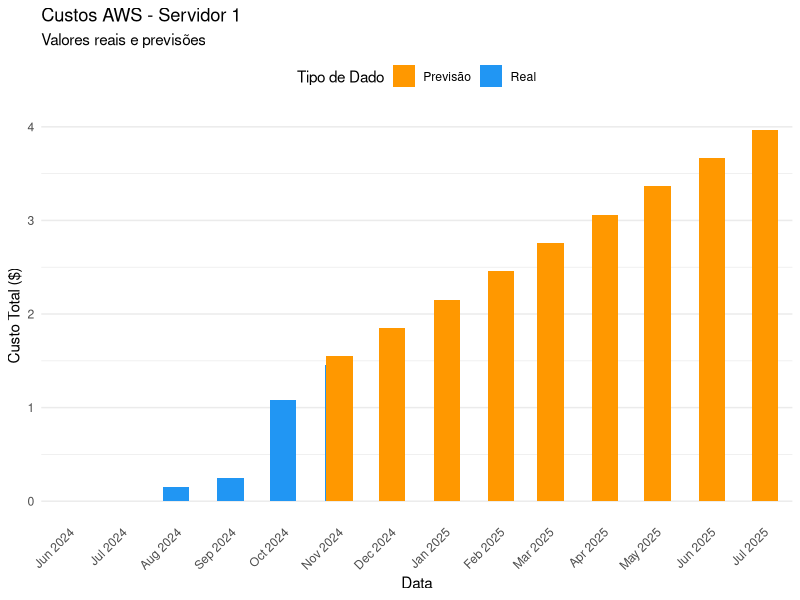
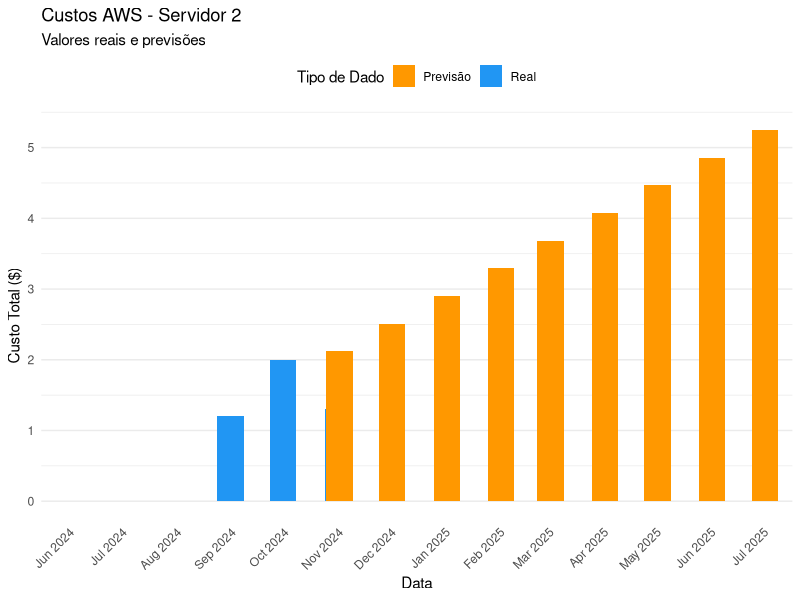

Write the R code that produced these figures, in order. (Note: this script raises an error after producing the figures.)
library(forecast)
library(tidyverse)

servidor1 <- data.frame(
  data = seq(as.Date("2024-06-01"), as.Date("2024-11-01"), by = "month"),
  custo = c(0, 0, 0.15, 0.25, 1.08, 1.45)
)

servidor2 <- data.frame(
  data = seq(as.Date("2024-06-01"), as.Date("2024-11-01"), by = "month"),
  custo = c(0, 0, 0, 1.2, 2.0, 1.3)
)

fazer_previsao <- function(dados) {
  meses_previsao <- 9
  ts_data <- ts(dados$custo, frequency = 12) 
  
  #Aqui o modelo pega a coluna que contem os custos e define cada dado como de um "periodo" dentro do total de 12 
  #Simbolizando os meses do ano
  
  modelo <- tslm(ts_data ~ trend)
  #tslm = Time Series lm 
  #Trend representa o tempo (meses no caso)
  # tslm 
  
  previsao <- forecast(modelo, h = meses_previsao)
  return(previsao)
}

# Função para prever custos
prever_custos <- function(servidor, nome_servidor) {
  previsao <- fazer_previsao(servidor)
  
  # Criar dataframe com previsões
  datas_futuras <- seq(max(servidor$data) + 1, by = "month", length.out = length(previsao$mean))
  resultados_df <- data.frame(
    data = datas_futuras,
    custo = as.numeric(previsao$mean), # Apenas as previsões
    tipo = "Previsão"
  )
  
  # Preparar dados históricos
  dados_historicos <- servidor
  dados_historicos$tipo <- "Real"
  
  # Combinar dados históricos e previsões
  dados_completos <- rbind(
    dados_historicos,
    resultados_df
  )
  
  dados_completos$servidor <- nome_servidor
  return(dados_completos)
}


# Fazer previsões para ambos os servidores
previsoes_servidor1 <- prever_custos(servidor1, "Servidor 1")
previsoes_servidor2 <- prever_custos(servidor2, "Servidor 2")

# Combinar resultados
todas_previsoes <- rbind(previsoes_servidor1, previsoes_servidor2)

# Nova função para plotar resultados em barras
plotar_previsoes_barras <- function(previsoes, servidor) {
  # Definir cores
  cores <- c("Real" = "#2196F3", "Previsão" = "#FF9800")
  
  # Criar o gráfico
  ggplot(previsoes %>% filter(servidor == !!servidor), 
         aes(x = data, y = custo, fill = tipo)) +
    geom_bar(stat = "identity", position = "dodge", width = 15) +
    scale_fill_manual(values = cores) +
    theme_minimal() +
    labs(title = paste("Custos AWS -", servidor),
         subtitle = "Valores reais e previsões",
         x = "Data",
         y = "Custo Total ($)",
         fill = "Tipo de Dado") +
    scale_x_date(date_breaks = "1 month", 
                 date_labels = "%b %Y",
                 expand = expansion(mult = c(0.02, 0.02))) +
    theme(
      axis.text.x = element_text(angle = 45, hjust = 1),
      legend.position = "top",
      panel.grid.major.x = element_blank(),
      panel.grid.minor.x = element_blank()
    )
}

# Plotar os gráficos
plotar_previsoes_barras(todas_previsoes, "Servidor 1")
plotar_previsoes_barras(todas_previsoes, "Servidor 2")


# Salvar os gráficos
ggsave("previsao_servidor1.png", plot1, width = 10, height = 6)
ggsave("previsao_servidor2.png", plot2, width = 10, height = 6)

